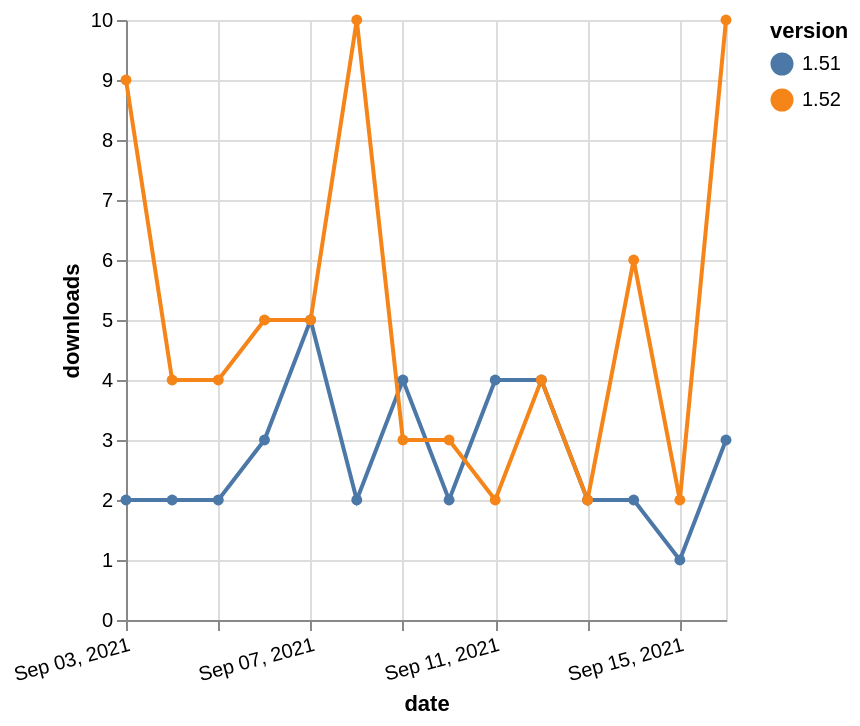

Specify this chart in Vega-Lite:
### Vega-Lite specification from a JSON file in a GitHub repository (floating-point values rounded to 4 significant figures)
{"$schema": "https://vega.github.io/schema/vega-lite/v5.json", "description": "A simple bar chart with embedded data.", "data": {"values": [{"date": "2021-09-03", "total": 17147, "delta": 2, "version": "1.51"}, {"date": "2021-09-04", "total": 17149, "delta": 2, "version": "1.51"}, {"date": "2021-09-05", "total": 17151, "delta": 2, "version": "1.51"}, {"date": "2021-09-06", "total": 17154, "delta": 3, "version": "1.51"}, {"date": "2021-09-07", "total": 17159, "delta": 5, "version": "1.51"}, {"date": "2021-09-08", "total": 17161, "delta": 2, "version": "1.51"}, {"date": "2021-09-09", "total": 17165, "delta": 4, "version": "1.51"}, {"date": "2021-09-10", "total": 17167, "delta": 2, "version": "1.51"}, {"date": "2021-09-11", "total": 17171, "delta": 4, "version": "1.51"}, {"date": "2021-09-12", "total": 17175, "delta": 4, "version": "1.51"}, {"date": "2021-09-13", "total": 17177, "delta": 2, "version": "1.51"}, {"date": "2021-09-14", "total": 17179, "delta": 2, "version": "1.51"}, {"date": "2021-09-15", "total": 17180, "delta": 1, "version": "1.51"}, {"date": "2021-09-16", "total": 17183, "delta": 3, "version": "1.51"}, {"date": "2021-09-03", "total": 4570, "delta": 9, "version": "1.52"}, {"date": "2021-09-04", "total": 4574, "delta": 4, "version": "1.52"}, {"date": "2021-09-05", "total": 4578, "delta": 4, "version": "1.52"}, {"date": "2021-09-06", "total": 4583, "delta": 5, "version": "1.52"}, {"date": "2021-09-07", "total": 4588, "delta": 5, "version": "1.52"}, {"date": "2021-09-08", "total": 4598, "delta": 10, "version": "1.52"}, {"date": "2021-09-09", "total": 4601, "delta": 3, "version": "1.52"}, {"date": "2021-09-10", "total": 4604, "delta": 3, "version": "1.52"}, {"date": "2021-09-11", "total": 4606, "delta": 2, "version": "1.52"}, {"date": "2021-09-12", "total": 4610, "delta": 4, "version": "1.52"}, {"date": "2021-09-13", "total": 4612, "delta": 2, "version": "1.52"}, {"date": "2021-09-14", "total": 4618, "delta": 6, "version": "1.52"}, {"date": "2021-09-15", "total": 4620, "delta": 2, "version": "1.52"}, {"date": "2021-09-16", "total": 4630, "delta": 10, "version": "1.52"}]}, "width": "container", "mark": {"type": "line", "point": {"filled": true}}, "encoding": {"x": {"field": "date", "type": "temporal", "timeUnit": "yearmonthdate", "title": "date", "axis": {"labelAngle": -15}}, "y": {"field": "delta", "type": "quantitative", "title": "downloads"}, "color": {"field": "version", "type": "nominal"}, "tooltip": {"field": "delta"}}}
